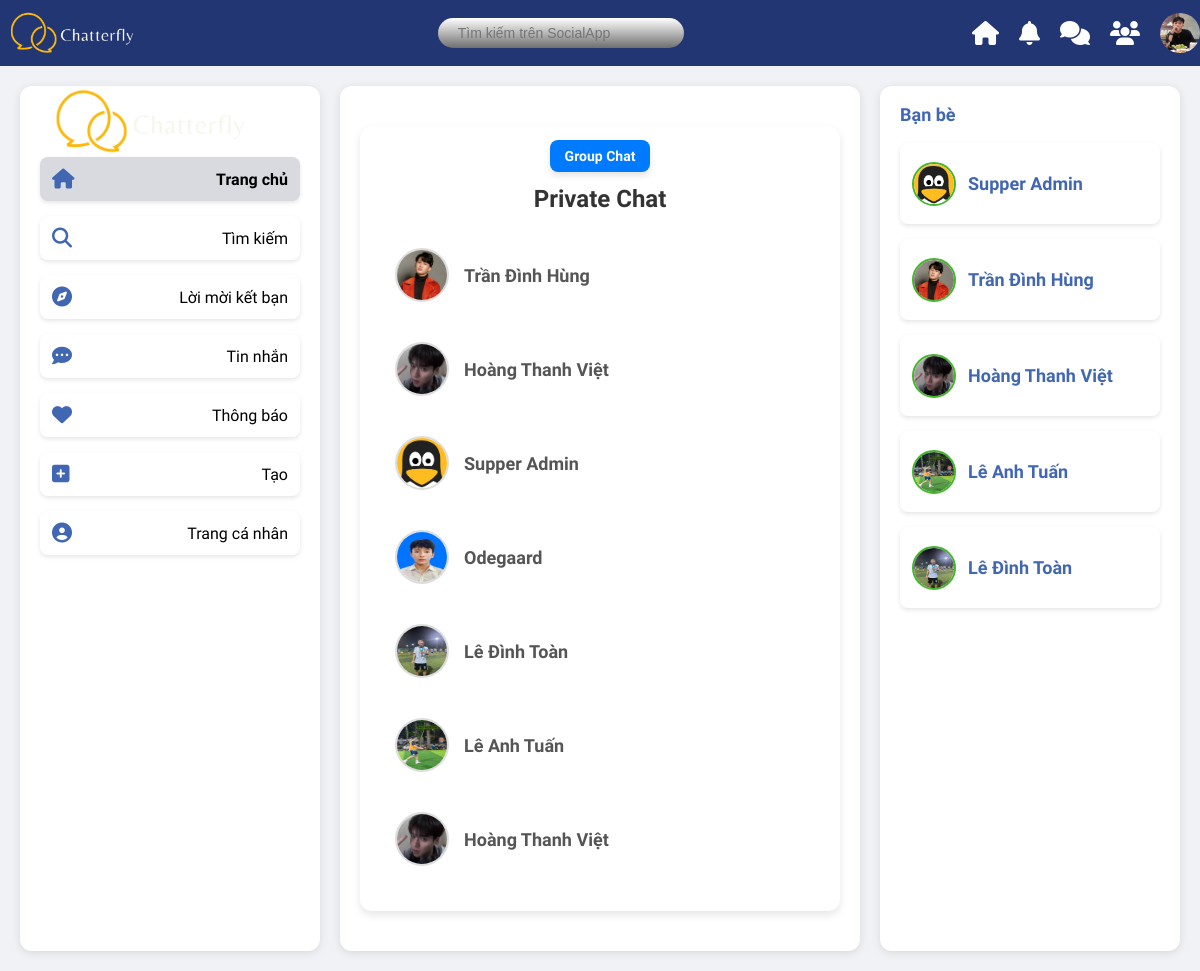
Page /listroom-private/ (signed in) on the earlier database version.
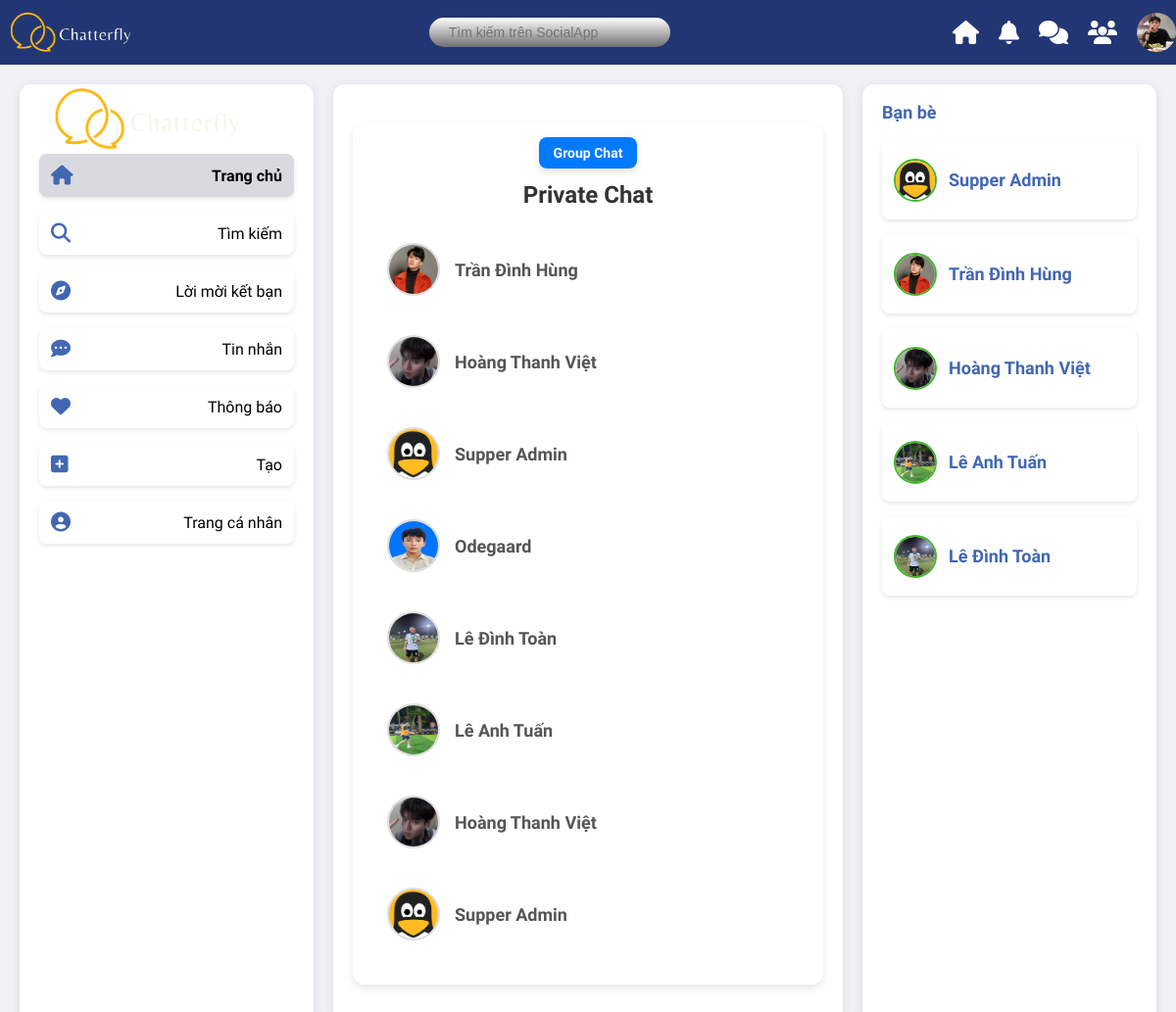
Same page on the later database version.
### a_users/models.py (models this page shows, shortened)
class Profile(models.Model):
    user = models.OneToOneField(User, on_delete=models.CASCADE)
    image = models.ImageField(upload_to='avatars/', default='avt.jpg', null=True, blank=True)
    realname = models.CharField(max_length=20, null=True, blank=True)
    email = models.EmailField(unique=True, null=True)
    location = models.CharField(max_length=20, null=True, blank=True)
    bio = models.TextField(null=True, blank=True)
    created = models.DateTimeField(auto_now_add=True)
    @property
    def avatar(self):
        try:
            avatar = self.image.url
        except:
            avatar = static('images/avt.jpg')
        return avatar
    @property
    def name(self):
        if self.realname:
            name = self.realname
        else:
            name = self.user.username
        return name

### a_rtchat/models.py (models this page shows, shortened)
class PrivateChat(models.Model):
    user1 = models.ForeignKey(User, related_name='private_chats_1', on_delete=models.CASCADE)
    user2 = models.ForeignKey(User, related_name='private_chats_2', on_delete=models.CASCADE)
    created_at = models.DateTimeField(auto_now_add=True)
    class Meta:
        unique_together = ('user1', 'user2')

### a_rtchat/views.py (the view)
# urls.py: path('listroom-private/', private_chat_list, name='listroom_private'),
@login_required
def private_chat_list(request):
    chats = PrivateChat.objects.filter(Q(user1=request.user) | Q(user2=request.user))
    return render(request, 'a_rtchat/private_chat_list.html', {'chats': chats})

### a_users/context_processors.py (called while the page is built)
def friends_context(request):
    if request.user.is_authenticated:
        try:
            friend_list = FriendList.objects.get(user=request.user)
            friend_ids = friend_list.friends.values_list('id', flat=True)
            users = User.objects.all()
        except FriendList.DoesNotExist:
            friend_ids = []
            users = []
    else:
        friend_ids = []
        users = []
    return {
        'users': users,
        'friend_ids': friend_ids,
    }

### templates/a_rtchat/private_chat_list.html (shortened to what this page needs)
{% extends "includes/layouts/a.html" %}
{% block content %}
<div class="containe">
    <div style="text-align: center; margin-bottom: 20px;">
        <a href="{% url 'listroom' %}" class="join-btn">Group Chat</a>
        <h2>Private Chat</h2>
    </div>
    {% for chat in chats %}
    <a href="{% if chat.user1 == request.user %}
                 {% url 'private_chat_room' chat.user2.username %}
             {% else %}
                 {% url 'private_chat_room' chat.user1.username %}
             {% endif %}" style="text-decoration: none;">
        <div class="room">
            <div class="room-info">
                <img src="{% if chat.user1 == request.user %}{{ chat.user2.profile.avatar }}{% else %}{{ chat.user1.profile.avatar }}{% endif %}" alt="User Avatar" class="room-avatar">
                <div class="room-name">
                    {% if chat.user1 == request.user %}
                        {{ chat.user2.profile.realname }}
                    {% else %}
                        {{ chat.user1.profile.realname }}
                    {% endif %}
                </div>
            </div>
        </div>
    </a>
    {% empty %}
    <p>Chưa có cuộc trò chuyện nào.</p>
    {% endfor %}
</div>
{% endblock %}

### templates/includes/layouts/a.html (shortened to what this page needs)
{% extends "base.html" %}
{% block layout %}
{% load static %}
<div class="container">
    <div class="sidebar left-sidebar">
        <div class="logo"><img src="{% static 'images/ChatLogo.png' %}" alt=""></div>
        <ul>
            <li class="menu-item active" data-page="home" onclick="window.location.href='{% url 'home' %}'"><i
                    class="fas fa-home"></i> Trang chủ</li>
            <li class="menu-item" data-page="search" onclick="window.location.href='{% url 'user_list' %}'"><i
                    class="fas fa-search"></i> Tìm kiếm</li>
            <li class="menu-item" data-page="explore" onclick="window.location.href='{% url 'pending_requests' %}'"><i
                    class="fas fa-compass"></i> Lời mời kết bạn</li>
            <li class="menu-item" data-page="messages" onclick="window.location.href='{% url 'listroom_private' %}'"><i
                    class="fas fa-comment-dots"></i> Tin nhắn</li>
            <li class="menu-item" data-page="notifications"><i class="fas fa-heart"></i> Thông báo</li>
            <li class="menu-item" data-page="create" onclick="window.location.href='{% url 'post-create' %}'"><i
                    class="fas fa-plus-square"></i> Tạo</li>
            <li class="menu-item" data-page="profile" onclick="window.location.href='{% url 'profile' %}'"><i
                    class="fas fa-user-circle"></i> Trang cá nhân</li>
        </ul>
    </div>
    <div class="main-content">
        <div id="content-area">
            {%block content%}
            {%endblock%}
        </div>
    </div>
    <div class="sidebar right-sidebar">
        <h3>Bạn bè</h3>
        <ul>
            {% for user in users %}
            {% if user.id in friend_ids %}
            <li onclick="window.location.href='{% url 'private_chat_room' user.username %}'">
                <div>
                    <img src="{{ user.profile.avatar }}" alt="{{ user.username }}">
                    <div>
                        <h3>{{ user.profile.name }}</h3>
                    </div>
                </div>
            </li>
            {% endif %}
            {% endfor %}
        </ul>
    </div>
</div>
{% endblock layout %}

### templates/base.html (shortened to what this page needs)
{% load static %}
<!DOCTYPE html>
<html lang="en">
<head>
    <link rel="stylesheet" href="https://cdnjs.cloudflare.com/ajax/libs/font-awesome/6.7.2/css/all.min.css">
</head>
<body>
    {% include "includes/header.html" %}
    {% block layout %}
    {% load static %}
    {% endblock layout %}
</body>
</html>

### templates/includes/header.html (shortened to what this page needs)
    {% load static %}
    <div class="header">
        <div class="logo"><img src="{% static 'images/ChatLogo.png' %}" alt=""></div>
        <div class="search-bar">
            <div class="InputContainer">
                <input class="input" type="text" placeholder="Tìm kiếm trên SocialApp">
            </div>
        </div>
        <div class="right-section">
            <div class="nav-links">
                <a href="{% url 'home' %}"><i class="fas fa-home"></i></a>
                <a href=""><i class="fas fa-bell"></i></a>
                <a href="{% url 'listroom_private' %}"><i class="fas fa-comments"></i></a>
                <a href="{% url 'friend_list' %}"><i class="fas fa-users"></i></a>
            </div>
            {% if user.is_authenticated %}
            <div class="avatar">
                {% if user.profile.image %}
                    <img src="{{ user.profile.image.url }}" alt="Avatar">
                {% else %}
                    <img src="/static/avt.jpg" alt="Default Avatar">
                {% endif %}
            </div>
        {% else %}
            <div>
                <a href="{% url 'account_login' %}">Log In</a>
                <a href="{% url 'account_signup' %}">Sign Up</a>
            </div>
        {% endif %}
        </div>
    </div>

### templates/includes/header.html (style rules this page uses)
body { margin: 0; }
.header { background-color: #233674; color: white; padding: 10px 0px; display: flex; align-items: center; justify-content: space-between; width: 100%; }
.header .logo { display: flex; align-items: center; gap: 10px; }
.header .logo img { width: 150px; object-fit: contain; }
.header .search-bar { flex: 0.3; display: flex; align-items: center; }
.header .search-bar .InputContainer { width: 100%; height: 30px; display: flex; align-items: center; background: linear-gradient(to bottom, #ffffff, #6f6f6f); border-radius: 15px; padding: 0 10px; }
.header .search-bar .input { width: 100%; border: none; outline: none; background: none; color: white; padding-left: 10px; font-size: 14px; }
.header .right-section { display: flex; align-items: center; gap: 20px; position: relative; }
.header .nav-links { display: flex; gap: 20px; }
.header .nav-links a { color: white; text-decoration: none; font-size: 20px; display: flex; align-items: center; }
.header .nav-links a i { font-size: 24px; }
.header .avatar { width: 40px; height: 40px; border-radius: 50%; overflow: hidden; cursor: pointer; position: relative; }
.header .avatar img { width: 100%; height: 100%; object-fit: cover; }

### templates/includes/layouts/a.html (style rules this page uses)
body { margin: 0; font-family: 'Nunito Sans', sans-serif; background-color: #f0f2f5; height: 100vh; display: flex; flex-direction: column; }
.container { display: flex; margin-top: 20px; flex-grow: 1; padding: 0 20px 20px 20px; gap: 20px; scrollbar-width: thin; scrollbar-color: #b3b3b3 #f0f0f0; }
ul { list-style: none; padding: 0; margin: 0 auto; max-width: 800px; }
li { display: flex; align-items: center; justify-content: space-between; background: #ffffff; padding: 20px; border-radius: 12px; box-shadow: 0 2px 4px rgba(0, 0, 0, 0.1); margin-bottom: 15px; transition: transform 0.2s ease, box-shadow 0.2s ease; }
li div:first-child { display: flex; align-items: center; }
.sidebar { width: 260px; padding: 0px 20px; background-color: #fff; border-radius: 12px; box-shadow: 0 2px 10px rgba(0, 0, 0, 0.1); height: calc(100vh - 100px); overflow-y: auto; }
.left-sidebar .logo img { display: flex; text-align: center; justify-content: center; width: 230px; }
.left-sidebar ul, .right-sidebar ul { list-style: none; padding: 0; margin: 0; }
.left-sidebar ul li, .right-sidebar ul li { display: flex; align-items: center; padding: 12px; border-radius: 8px; transition: background 0.2s ease, transform 0.1s ease; cursor: pointer; }
.left-sidebar ul li.active { background-color: #d8dadf; font-weight: bold; }
.left-sidebar ul li i, .right-sidebar ul li i { font-size: 20px; margin-right: 14px; color: #4267B2; }
.left-sidebar ul li img, .right-sidebar ul li img { width: 38px; height: 38px; border-radius: 50%; margin-right: 14px; }
.main-content { flex-grow: 1; padding: 0px 20px; background-color: #fff; border-radius: 12px; box-shadow: 0 2px 10px rgba(0, 0, 0, 0.1); height: calc(100vh - 100px); overflow-y: auto; scrollbar-width: thin; scrollbar-color: #b3b3b3 #f0f0f0; }
.right-sidebar h3 { font-size: 18px; color: #4267B2; }
.right-sidebar ul li img { width: 40px; height: 40px; border-radius: 50%; margin-right: 12px; border: 2px solid #42b72a; }

### templates/a_rtchat/private_chat_list.html (style rules this page uses)
body { background-color: #f0f2f5; margin: 0; padding: 0; }
.containe { max-width: 700px; margin: 40px auto; background: #ffffff; padding: 20px; border-radius: 12px; box-shadow: 0 4px 8px rgba(0, 0, 0, 0.1); }
.containe h2 { font-size: 24px; color: #333333; margin-bottom: 20px; }
.room { display: flex; align-items: center; justify-content: space-between; padding: 15px; border-bottom: 1px solid #e0e0e0; border-radius: 8px; transition: background-color 0.3s ease, transform 0.2s ease, box-shadow 0.2s ease; margin-bottom: 10px; }
.room:last-child { border-bottom: none; }
.room-info { display: flex; align-items: center; }
.room-avatar { width: 50px; height: 50px; border-radius: 50%; margin-right: 15px; border: 2px solid #ddd; transition: border-color 0.3s ease; }
.room-name { font-size: 18px; font-weight: bold; color: #555555; transition: color 0.3s ease; }
a { text-decoration: none; }
.join-btn { background-color: #007bff; color: white; border: none; padding: 8px 15px; border-radius: 8px; font-size: 14px; font-weight: bold; cursor: pointer; transition: background-color 0.3s ease, transform 0.2s ease, box-shadow 0.2s ease; box-shadow: 0 4px 6px rgba(0, 0, 0, 0.1); }

Differences in the rows shown:
added PrivateChat: user1.profile.avatar (picture), user1.profile.realname "Supper Admin"
